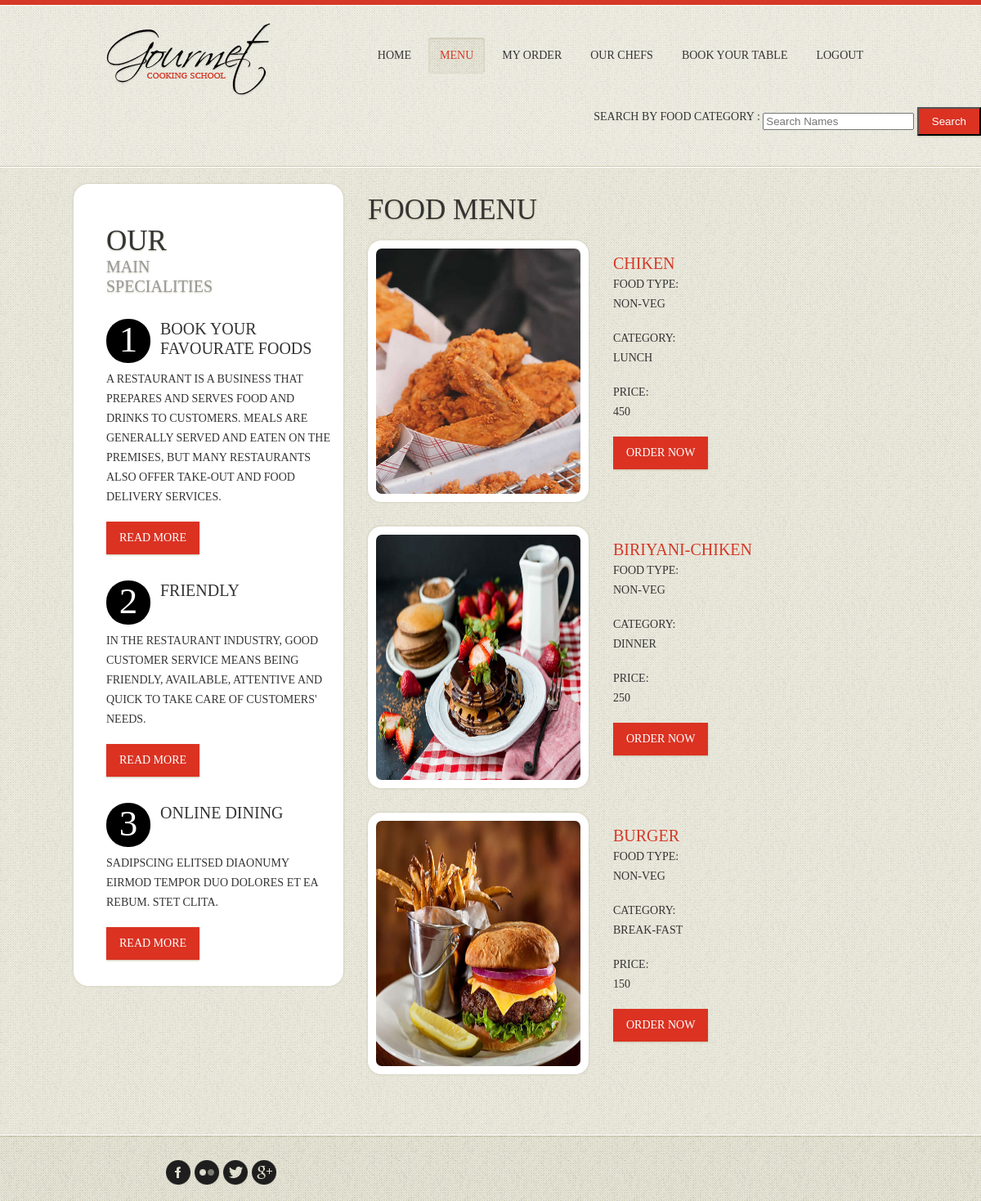
The app's page /view_food/ with its own data.
### rest_app/models.py (models this page shows)
class food(models.Model):
    c = models.ForeignKey(chef, on_delete=models.CASCADE, null=True)
    w = models.ForeignKey(waiter, on_delete=models.CASCADE, null=True)
    custom = models.ForeignKey(customer, on_delete=models.CASCADE, null=True)
    FoodName = models.CharField(max_length=100)
    pic = models.FileField(upload_to='pics')
    food_type = models.CharField(max_length=200)
    food_category = models.CharField(max_length=200)
    Price = models.IntegerField()
    food_status = models.IntegerField(default=0)
    waiter_status = models.IntegerField(default=0)
    order_status = models.IntegerField(default=0)
    delivered_status = models.IntegerField(default=0)

### rest_app/views.py (the view)
# urls.py: path('view_food/',views.view_food, name= 'view_food'),
def view_food(request):
    f = food.objects.all()
    foodFilter = FoodFilter(request.GET, queryset=f)
    f = foodFilter.qs
    context = {
        'foods': f,
        'foodFilter': foodFilter
    }
    return render(request, 'customer/menu.html', context)

### templates/customer/menu.html (shortened to what this page needs)
{% load static %}
<!DOCTYPE html>
<html lang="en">
<head>
<link rel="stylesheet" href="{% static 'cu/css/reset.css' %}" type="text/css" media="screen">
<link rel="stylesheet" href="{% static 'cu/css/style.css' %}" type="text/css" media="screen">
<link rel="stylesheet" href="{% static 'cu/css/grid.css' %}" type="text/css" media="screen">
</head>
<body>
<header>
  <div class="line-top"></div>
  <div class="main">
    <div class="row-top">
      <h1><a href="index.html"><img alt="" src="{% static 'cu/images/logo.png' %}"></a></h1>
      <nav>
        <ul class="sf-menu">
          <li><a href="{% url 'customer_home' %}">Home</a></li>
          <li class="active"><a href="{% url 'view_food' %}">MENU</a>
             <li><a href="{% url 'view_order' %}">MY ORDER</a> </li>
          </li>
          <li><a href="{% url 'view_che' %}">Our Chefs</a> </li>
          <li><a href="chefs.html">BOOK YOUR TABLE</a> </li>
          <li><a href="{% url 'logout' %}">LOGOUT</a> </li>
        </ul>
      </nav>
    </div>
  </div>
      <form method="get" style="float:right" class="form-inline ">
    <div class="md-form my-0">
        {{foodFilter.form }}
        <button class="btn btn-primary" type="submit">Search</button>
    </div>
</form><br><br><br>
</header>
<section id="content">
  <div class="border-horiz"></div>
  <div class="container_12">
    <article class="side-bar extra">
      <h3><strong></strong> Our<em>Main<br>
        Specialities</em> </h3>
      <ul class="list-dropcap1">
        <li>
          <div class="wrapper">
            <div class="dropcap">1</div>
            <h4>Book Your <br>
              Favourate Foods</h4>
          </div>
          <p>A restaurant is a business that prepares and serves food and drinks to customers. Meals are generally served and eaten on the premises, but many restaurants also offer take-out and food delivery services.</p>
          <a href="#" class="btn">Read more</a> </li>
        <li>
          <div class="wrapper">
            <div class="dropcap">2</div>
            <h4>Friendly</h4>
          </div>
          <p>In the restaurant industry, good customer service means being friendly, available, attentive and quick to take care of customers' needs.</p>
          <a href="#" class="btn">Read more</a> </li>
        <li>
          <div class="wrapper">
            <div class="dropcap">3</div>
            <h4>Online
              Dining</h4>
          </div>
          <p>sadipscing elitsed diaonumy eirmod tempor duo dolores et ea rebum. Stet clita.</p>
          <a href="#" class="btn">Read more</a> </li>
      </ul>
    </article>
    <article class="grid_8">
      <h3>FOOD MENU</h3>
      <ul class="list-recipes">
          {% for f in foods %}
        <li>
          <figure class="box-img"><img src="{{f.pic.url}}"style="width:250px;height:300px;" alt=""></figure>
          <div class="overflow">
            <h4>{{f.FoodName}}</h4>
           FOOD TYPE: <p>{{f.food_type}}</p>
            CATEGORY:<p>{{f.food_category}}</p>
            PRICE:<p>{{f.Price}}</p>
            <p><a href="{% url 'add_order' id=f.id  %}" class="btn">Order Now</a> </p>
          </div>
        </li>
    {% endfor %}
      </ul>
    </article>
  </div>
</section>
<footer>
  <div class="main">
    <ul class="soc-list">
      <li><a href="#"><img alt="" src="images/icon-1.png"></a></li>
      <li><a href="#"><img alt="" src="images/icon-2.png"></a></li>
      <li><a href="#"><img alt="" src="images/icon-3.png"></a></li>
      <li><a href="#"><img alt="" src="images/icon-4.png"></a></li>
    </ul>
  </div>
</footer>
</body>
</html>

### static/cu/css/style.css (style rules this page uses)
article, aside, audio, canvas, command, datalist, details, embed, figcaption, figure, footer, header, hgroup, keygen, meter, nav, output, progress, section, source, video { display: block; }
body { font-family: 'PT Serif Caption', serif; font-size:14px; line-height:24px; color:#343434; min-width:1020px; background:url(../images/bg-body.gif) #e6e4d7; text-transform:uppercase }
html, body { height:100%; }
p { padding-bottom:18px; }
a { color:#fff; text-decoration:none; }
h1 { float:left; display:block; position:relative; z-index:10; }
h1 a { display:block; }
h2,h3,h4,h5,h6 { font-family: 'PT Serif Caption', serif; font-weight:normal; color:#343434 }
h3 { font-size:35px; line-height:38px; padding:33px 0 18px; text-shadow:0 1px 2px #c5c2a9; }
h3 em { color:#999; font-size:20px; line-height:24px; display:block; font-style:normal }
h4 { font-size:20px; line-height:28px; display:block; color:#d53827; }
.main { margin: 0 auto; position: relative; width: 940px; }
.overflow { overflow:hidden; }
header { padding:0; position: relative; z-index:99; background:url(../images/tail-header.gif); }
.line-top { background:url(../images/line-top.gif) repeat-x 0 0; height:7px; }
.row-top { padding:21px 0 14px }
#content { position:relative; }
.wrapper { width:100%; overflow:hidden; }
nav { padding:18px 0 0 0; float:right; display:block; z-index:99; }
.sf-menu, .sf-menu * { margin: 0; padding: 0; list-style: none; }
.sf-menu { position:relative; }
.sf-menu > li { margin-left:7px; float:left; position:relative; -webkit-transition: all 0.3s ease; -moz-transition: all 0.3s ease; -o-transition: all 0.3s ease; transition: all 0.3s ease; border-radius:4px; background:url(../images/point.png) }
.sf-menu a { color:#343434; font-size:14px; line-height:20px; text-decoration:none; }
.sf-menu > li > a { display:block; padding:12px 14px; }
.sf-menu > li.sfHover , .sf-menu > li:hover, .sf-menu li.active { background:url(../images/tail-item.gif); box-shadow:inset 0 1px 3px #c5c2a9; -moz-box-shadow: inset 0 1px 3px #c5c2a9; -webkit-box-shadow: inset 0 1px 3px #c5c2a9; }
.sf-menu > li.sfHover > a, .sf-menu > li > a:hover, .sf-menu li.active a { color:#d53827; }
#content { padding:0 0 44px; background:url(../images/tail-cont.gif) }
.border-horiz { background:url(../images/border-horiz.gif) repeat-x 0 0;height:2px }
.box-img { padding:10px; background:#fff; border-radius:16px; -moz-border-radius:16px; -webkit-border-radius:16px; box-shadow:0 0 3px #c5c2a9; -moz-box-shadow: 0 0 3px #c5c2a9; -webkit-box-shadow:0 0 3px #c5c2a9; display:inline-block }
.box-img img { border-radius:7px; -moz-border-radius:7px; -webkit-border-radius:7px; }
.dropcap { float:left;width:54px; background:#d53827; border-radius:26px; -moz-border-radius:26px; -webkit-border-radius:26px; font-size:45px; line-height:48px; text-transform:uppercase; color:#fff; text-align:center; padding:1px 0 5px; margin:0 12px 18px 0 }
.list-dropcap1 { padding-top:10px }
.list-dropcap1 .dropcap { background:#000;margin-bottom:8px }
.list-dropcap1 li { padding-bottom:32px }
.list-dropcap1 h4 { color:#343434;line-height:24px }
.side-bar { width:280px; float:left; margin:20px 20px 0 -30px; padding:0 10px 7px 40px; background:#fff; border-radius:18px; -moz-border-radius:18px; -webkit-border-radius:18px; box-shadow:0 0 3px #c5c2a9; -moz-box-shadow: 0 0 3px #c5c2a9; -webkit-box-shadow:0 0 3px #c5c2a9; }
.side-bar.extra { padding:18px 10px 0 40px }
.list-recipes li figure { float:left;margin-right:30px }
.list-recipes li h4 { padding-top:14px }
.list-recipes li { padding-bottom:30px }
.btn { display:inline-block; color:#fff; padding:8px 16px; background:#db3222; -webkit-transition: all 0.3s ease; -moz-transition: all 0.3s ease; -o-transition: all 0.3s ease; transition: all 0.3s ease; box-shadow:0 1px 2px #c5c2a9; -moz-box-shadow: 0 1px 2px #c5c2a9; -webkit-box-shadow:0 1px 2px #c5c2a9; }
footer { position:relative; padding:31px 0 20px; background:url(../images/tail-bg-footer.gif) repeat-x 0 0; }
.soc-list { float:left; display:block; padding-left:73px }
.soc-list li { padding:0 5px 0 0; float:left; }
.soc-list li a { display:block; opacity:1; background:url(../images/bg-body.gif); }

### static/cu/css/grid.css (style rules this page uses)
.container_12 { margin-left: auto; margin-right: auto; width: 960px; }
.grid_1, .grid_2, .grid_3, .grid_4, .grid_5, .grid_6, .grid_7, .grid_8, .grid_9, .grid_10, .grid_11, .grid_12 { display:inline; float: left; position: relative; margin-left: 10px; margin-right: 10px; }
.container_12 .grid_8 { width:620px; }

### records on screen
food: pic (picture), FoodName "CHIKEN", food_type "NON-VEG", food_category "LUNCH", Price "450"
food: pic (picture), FoodName "BIRIYANI-CHIKEN", food_type "NON-VEG", food_category "DINNER", Price "250"
food: pic (picture), FoodName "BURGER", food_type "NON-VEG", food_category "BREAK-FAST", Price "150"
